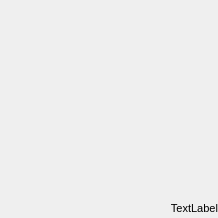
<?xml version="1.0" encoding="UTF-8"?>
<ui version="4.0">
 <class>canvas</class>
 <widget class="QWidget" name="canvas">
  <property name="geometry">
   <rect>
    <x>0</x>
    <y>0</y>
    <width>218</width>
    <height>218</height>
   </rect>
  </property>
  <property name="sizePolicy">
   <sizepolicy hsizetype="MinimumExpanding" vsizetype="MinimumExpanding">
    <horstretch>0</horstretch>
    <verstretch>0</verstretch>
   </sizepolicy>
  </property>
  <property name="minimumSize">
   <size>
    <width>66</width>
    <height>66</height>
   </size>
  </property>
  <property name="windowTitle">
   <string>Form</string>
  </property>
  <property name="styleSheet">
   <string notr="true">b</string>
  </property>
  <layout class="QGridLayout" name="gridLayout">
   <property name="leftMargin">
    <number>0</number>
   </property>
   <property name="topMargin">
    <number>0</number>
   </property>
   <property name="rightMargin">
    <number>0</number>
   </property>
   <property name="bottomMargin">
    <number>0</number>
   </property>
   <property name="spacing">
    <number>0</number>
   </property>
   <item row="0" column="0">
    <widget class="QWidget" name="central_widget" native="true">
     <property name="sizePolicy">
      <sizepolicy hsizetype="MinimumExpanding" vsizetype="MinimumExpanding">
       <horstretch>0</horstretch>
       <verstretch>0</verstretch>
      </sizepolicy>
     </property>
     <property name="minimumSize">
      <size>
       <width>200</width>
       <height>200</height>
      </size>
     </property>
     <property name="styleSheet">
      <string notr="true"/>
     </property>
     <layout class="QGridLayout" name="gridLayout_2">
      <property name="leftMargin">
       <number>0</number>
      </property>
      <property name="topMargin">
       <number>0</number>
      </property>
      <property name="rightMargin">
       <number>0</number>
      </property>
      <property name="bottomMargin">
       <number>3</number>
      </property>
      <property name="horizontalSpacing">
       <number>0</number>
      </property>
      <property name="verticalSpacing">
       <number>3</number>
      </property>
      <item row="1" column="0">
       <widget class="QLabel" name="canvas_position">
        <property name="sizePolicy">
         <sizepolicy hsizetype="Preferred" vsizetype="Maximum">
          <horstretch>0</horstretch>
          <verstretch>0</verstretch>
         </sizepolicy>
        </property>
        <property name="font">
         <font>
          <pointsize>8</pointsize>
         </font>
        </property>
        <property name="text">
         <string>TextLabel</string>
        </property>
        <property name="alignment">
         <set>Qt::AlignRight|Qt::AlignTrailing|Qt::AlignVCenter</set>
        </property>
       </widget>
      </item>
      <item row="0" column="0">
       <widget class="QFrame" name="canvas_container">
        <property name="frameShape">
         <enum>QFrame::NoFrame</enum>
        </property>
        <property name="frameShadow">
         <enum>QFrame::Plain</enum>
        </property>
       </widget>
      </item>
     </layout>
    </widget>
   </item>
  </layout>
 </widget>
 <resources/>
 <connections/>
</ui>
